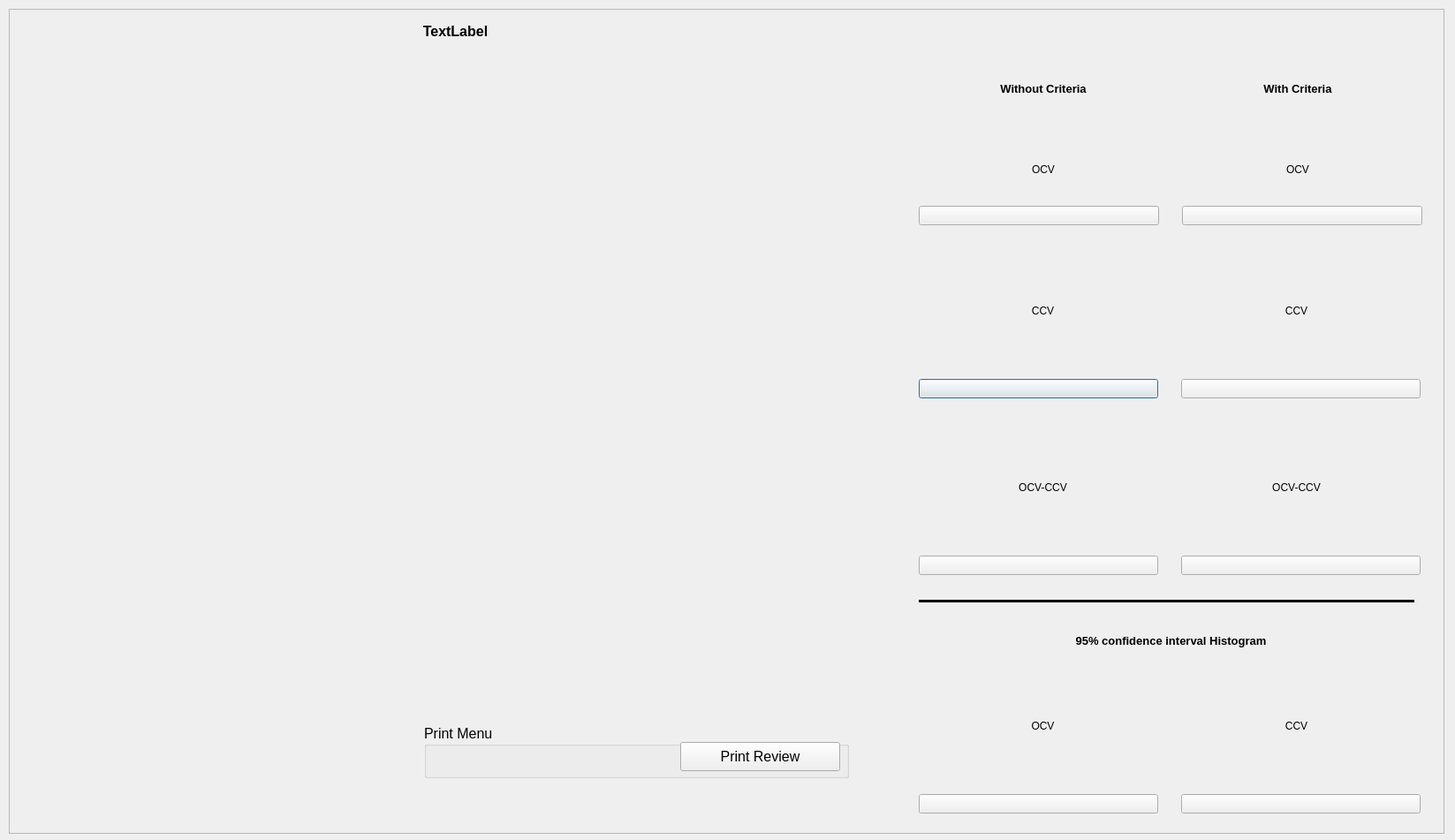
<?xml version="1.0" encoding="UTF-8"?>
<ui version="4.0">
 <class>Dialog</class>
 <widget class="QDialog" name="Dialog">
  <property name="geometry">
   <rect>
    <x>0</x>
    <y>0</y>
    <width>1647</width>
    <height>951</height>
   </rect>
  </property>
  <property name="windowTitle">
   <string>Pre-Graph</string>
  </property>
  <widget class="QFrame" name="frame">
   <property name="geometry">
    <rect>
     <x>10</x>
     <y>10</y>
     <width>1625</width>
     <height>934</height>
    </rect>
   </property>
   <property name="frameShape">
    <enum>QFrame::StyledPanel</enum>
   </property>
   <property name="frameShadow">
    <enum>QFrame::Raised</enum>
   </property>
   <widget class="Line" name="line">
    <property name="geometry">
     <rect>
      <x>1030</x>
      <y>660</y>
      <width>561</width>
      <height>20</height>
     </rect>
    </property>
    <property name="frameShadow">
     <enum>QFrame::Plain</enum>
    </property>
    <property name="lineWidth">
     <number>3</number>
    </property>
    <property name="orientation">
     <enum>Qt::Horizontal</enum>
    </property>
   </widget>
   <widget class="QLabel" name="label_2">
    <property name="geometry">
     <rect>
      <x>1080</x>
      <y>700</y>
      <width>471</width>
      <height>31</height>
     </rect>
    </property>
    <property name="font">
     <font>
      <pointsize>10</pointsize>
      <weight>75</weight>
      <bold>true</bold>
     </font>
    </property>
    <property name="text">
     <string>95% confidence interval Histogram</string>
    </property>
    <property name="alignment">
     <set>Qt::AlignCenter</set>
    </property>
   </widget>
   <widget class="QLabel" name="label_12">
    <property name="geometry">
     <rect>
      <x>10</x>
      <y>50</y>
      <width>991</width>
      <height>641</height>
     </rect>
    </property>
    <property name="text">
     <string/>
    </property>
    <property name="pixmap">
     <pixmap>Post_Graph/Testing.png</pixmap>
    </property>
    <property name="scaledContents">
     <bool>true</bool>
    </property>
   </widget>
   <widget class="QWidget" name="layoutWidget_7">
    <property name="geometry">
     <rect>
      <x>1030</x>
      <y>270</y>
      <width>568</width>
      <height>171</height>
     </rect>
    </property>
    <layout class="QVBoxLayout" name="verticalLayout_8">
     <item>
      <layout class="QHBoxLayout" name="horizontalLayout_19">
       <item>
        <widget class="QLabel" name="label_23">
         <property name="text">
          <string>CCV</string>
         </property>
         <property name="alignment">
          <set>Qt::AlignCenter</set>
         </property>
        </widget>
       </item>
       <item>
        <widget class="QLabel" name="label_24">
         <property name="text">
          <string>CCV</string>
         </property>
         <property name="alignment">
          <set>Qt::AlignCenter</set>
         </property>
        </widget>
       </item>
      </layout>
     </item>
     <item>
      <layout class="QHBoxLayout" name="horizontalLayout_10">
       <item>
        <widget class="QPushButton" name="pushButton_18">
         <property name="text">
          <string/>
         </property>
         <property name="icon">
          <iconset resource="Post_Graph/Graph.qrc">
           <normaloff>:/Post_Graph/Testing.png</normaloff>:/Post_Graph/Testing.png</iconset>
         </property>
         <property name="iconSize">
          <size>
           <width>250</width>
           <height>130</height>
          </size>
         </property>
        </widget>
       </item>
       <item>
        <spacer name="horizontalSpacer_10">
         <property name="orientation">
          <enum>Qt::Horizontal</enum>
         </property>
         <property name="sizeType">
          <enum>QSizePolicy::Minimum</enum>
         </property>
         <property name="sizeHint" stdset="0">
          <size>
           <width>20</width>
           <height>20</height>
          </size>
         </property>
        </spacer>
       </item>
       <item>
        <widget class="QPushButton" name="pushButton_19">
         <property name="text">
          <string/>
         </property>
         <property name="icon">
          <iconset>
           <normaloff>Post_Graph/Testing.png</normaloff>Post_Graph/Testing.png</iconset>
         </property>
         <property name="iconSize">
          <size>
           <width>250</width>
           <height>130</height>
          </size>
         </property>
        </widget>
       </item>
      </layout>
     </item>
    </layout>
   </widget>
   <widget class="QWidget" name="layoutWidget_8">
    <property name="geometry">
     <rect>
      <x>1030</x>
      <y>470</y>
      <width>568</width>
      <height>171</height>
     </rect>
    </property>
    <layout class="QVBoxLayout" name="verticalLayout_9">
     <item>
      <layout class="QHBoxLayout" name="horizontalLayout_20">
       <item>
        <widget class="QLabel" name="label_25">
         <property name="text">
          <string>OCV-CCV</string>
         </property>
         <property name="alignment">
          <set>Qt::AlignCenter</set>
         </property>
        </widget>
       </item>
       <item>
        <widget class="QLabel" name="label_26">
         <property name="text">
          <string>OCV-CCV</string>
         </property>
         <property name="alignment">
          <set>Qt::AlignCenter</set>
         </property>
        </widget>
       </item>
      </layout>
     </item>
     <item>
      <layout class="QHBoxLayout" name="horizontalLayout_11">
       <item>
        <widget class="QPushButton" name="pushButton_20">
         <property name="text">
          <string/>
         </property>
         <property name="icon">
          <iconset>
           <normaloff>Post_Graph/Testing.png</normaloff>Post_Graph/Testing.png</iconset>
         </property>
         <property name="iconSize">
          <size>
           <width>250</width>
           <height>130</height>
          </size>
         </property>
        </widget>
       </item>
       <item>
        <spacer name="horizontalSpacer_11">
         <property name="orientation">
          <enum>Qt::Horizontal</enum>
         </property>
         <property name="sizeType">
          <enum>QSizePolicy::Minimum</enum>
         </property>
         <property name="sizeHint" stdset="0">
          <size>
           <width>20</width>
           <height>20</height>
          </size>
         </property>
        </spacer>
       </item>
       <item>
        <widget class="QPushButton" name="pushButton_21">
         <property name="text">
          <string/>
         </property>
         <property name="icon">
          <iconset resource="Post_Graph/Graph.qrc">
           <normaloff>:/Post_Graph/2.png</normaloff>:/Post_Graph/2.png</iconset>
         </property>
         <property name="iconSize">
          <size>
           <width>250</width>
           <height>130</height>
          </size>
         </property>
        </widget>
       </item>
      </layout>
     </item>
    </layout>
   </widget>
   <widget class="QWidget" name="layoutWidget_2">
    <property name="geometry">
     <rect>
      <x>1030</x>
      <y>740</y>
      <width>568</width>
      <height>171</height>
     </rect>
    </property>
    <layout class="QVBoxLayout" name="verticalLayout_6">
     <item>
      <layout class="QHBoxLayout" name="horizontalLayout_13">
       <item>
        <widget class="QLabel" name="label_8">
         <property name="text">
          <string>OCV</string>
         </property>
         <property name="alignment">
          <set>Qt::AlignCenter</set>
         </property>
        </widget>
       </item>
       <item>
        <widget class="QLabel" name="label_9">
         <property name="text">
          <string>CCV</string>
         </property>
         <property name="alignment">
          <set>Qt::AlignCenter</set>
         </property>
        </widget>
       </item>
      </layout>
     </item>
     <item>
      <layout class="QHBoxLayout" name="horizontalLayout_5">
       <item>
        <widget class="QPushButton" name="pushButton_12">
         <property name="text">
          <string/>
         </property>
         <property name="icon">
          <iconset>
           <normaloff>Post_Graph/2 - Copy.png</normaloff>Post_Graph/2 - Copy.png</iconset>
         </property>
         <property name="iconSize">
          <size>
           <width>250</width>
           <height>130</height>
          </size>
         </property>
        </widget>
       </item>
       <item>
        <spacer name="horizontalSpacer_4">
         <property name="orientation">
          <enum>Qt::Horizontal</enum>
         </property>
         <property name="sizeType">
          <enum>QSizePolicy::Minimum</enum>
         </property>
         <property name="sizeHint" stdset="0">
          <size>
           <width>20</width>
           <height>20</height>
          </size>
         </property>
        </spacer>
       </item>
       <item>
        <widget class="QPushButton" name="pushButton_15">
         <property name="text">
          <string/>
         </property>
         <property name="icon">
          <iconset>
           <normaloff>Post_Graph/Testing.png</normaloff>Post_Graph/Testing.png</iconset>
         </property>
         <property name="iconSize">
          <size>
           <width>250</width>
           <height>130</height>
          </size>
         </property>
        </widget>
       </item>
      </layout>
     </item>
    </layout>
   </widget>
   <widget class="QWidget" name="layoutWidget_3">
    <property name="geometry">
     <rect>
      <x>1030</x>
      <y>40</y>
      <width>570</width>
      <height>205</height>
     </rect>
    </property>
    <layout class="QVBoxLayout" name="verticalLayout">
     <item>
      <layout class="QHBoxLayout" name="horizontalLayout">
       <item>
        <widget class="QLabel" name="label">
         <property name="font">
          <font>
           <pointsize>10</pointsize>
           <weight>75</weight>
           <bold>true</bold>
          </font>
         </property>
         <property name="text">
          <string>Without Criteria</string>
         </property>
         <property name="alignment">
          <set>Qt::AlignCenter</set>
         </property>
        </widget>
       </item>
       <item>
        <widget class="QLabel" name="label_4">
         <property name="font">
          <font>
           <pointsize>10</pointsize>
           <weight>75</weight>
           <bold>true</bold>
          </font>
         </property>
         <property name="text">
          <string>With Criteria</string>
         </property>
         <property name="alignment">
          <set>Qt::AlignCenter</set>
         </property>
        </widget>
       </item>
      </layout>
     </item>
     <item>
      <layout class="QVBoxLayout" name="verticalLayout_7">
       <item>
        <layout class="QHBoxLayout" name="horizontalLayout_18">
         <item>
          <widget class="QLabel" name="label_15">
           <property name="text">
            <string>OCV</string>
           </property>
           <property name="alignment">
            <set>Qt::AlignCenter</set>
           </property>
          </widget>
         </item>
         <item>
          <widget class="QLabel" name="label_16">
           <property name="text">
            <string>OCV</string>
           </property>
           <property name="alignment">
            <set>Qt::AlignCenter</set>
           </property>
          </widget>
         </item>
        </layout>
       </item>
       <item>
        <layout class="QHBoxLayout" name="horizontalLayout_7">
         <item>
          <widget class="QPushButton" name="pushButton_16">
           <property name="text">
            <string/>
           </property>
           <property name="icon">
            <iconset resource="Post_Graph/Graph.qrc">
             <normaloff>:/Post_Graph/2 - Copy.png</normaloff>:/Post_Graph/2 - Copy.png</iconset>
           </property>
           <property name="iconSize">
            <size>
             <width>250</width>
             <height>130</height>
            </size>
           </property>
          </widget>
         </item>
         <item>
          <spacer name="horizontalSpacer_7">
           <property name="orientation">
            <enum>Qt::Horizontal</enum>
           </property>
           <property name="sizeType">
            <enum>QSizePolicy::Minimum</enum>
           </property>
           <property name="sizeHint" stdset="0">
            <size>
             <width>20</width>
             <height>20</height>
            </size>
           </property>
          </spacer>
         </item>
         <item>
          <widget class="QPushButton" name="pushButton_17">
           <property name="text">
            <string/>
           </property>
           <property name="icon">
            <iconset resource="Post_Graph/Graph.qrc">
             <normaloff>:/Post_Graph/Testing.png</normaloff>:/Post_Graph/Testing.png</iconset>
           </property>
           <property name="iconSize">
            <size>
             <width>250</width>
             <height>130</height>
            </size>
           </property>
          </widget>
         </item>
        </layout>
       </item>
      </layout>
     </item>
    </layout>
   </widget>
   <widget class="QLabel" name="label_3">
    <property name="geometry">
     <rect>
      <x>350</x>
      <y>10</y>
      <width>311</width>
      <height>31</height>
     </rect>
    </property>
    <property name="font">
     <font>
      <pointsize>12</pointsize>
      <weight>75</weight>
      <bold>true</bold>
     </font>
    </property>
    <property name="text">
     <string>TextLabel</string>
    </property>
    <property name="alignment">
     <set>Qt::AlignCenter</set>
    </property>
   </widget>
   <widget class="QGroupBox" name="groupBox">
    <property name="geometry">
     <rect>
      <x>470</x>
      <y>810</y>
      <width>481</width>
      <height>61</height>
     </rect>
    </property>
    <property name="font">
     <font>
      <pointsize>12</pointsize>
     </font>
    </property>
    <property name="title">
     <string>Print Menu</string>
    </property>
    <widget class="QPushButton" name="pushButton">
     <property name="geometry">
      <rect>
       <x>290</x>
       <y>20</y>
       <width>181</width>
       <height>33</height>
      </rect>
     </property>
     <property name="text">
      <string>Print Review</string>
     </property>
    </widget>
   </widget>
  </widget>
 </widget>
 <resources>
  <include location="Post_Graph/Graph.qrc"/>
 </resources>
 <connections/>
</ui>
